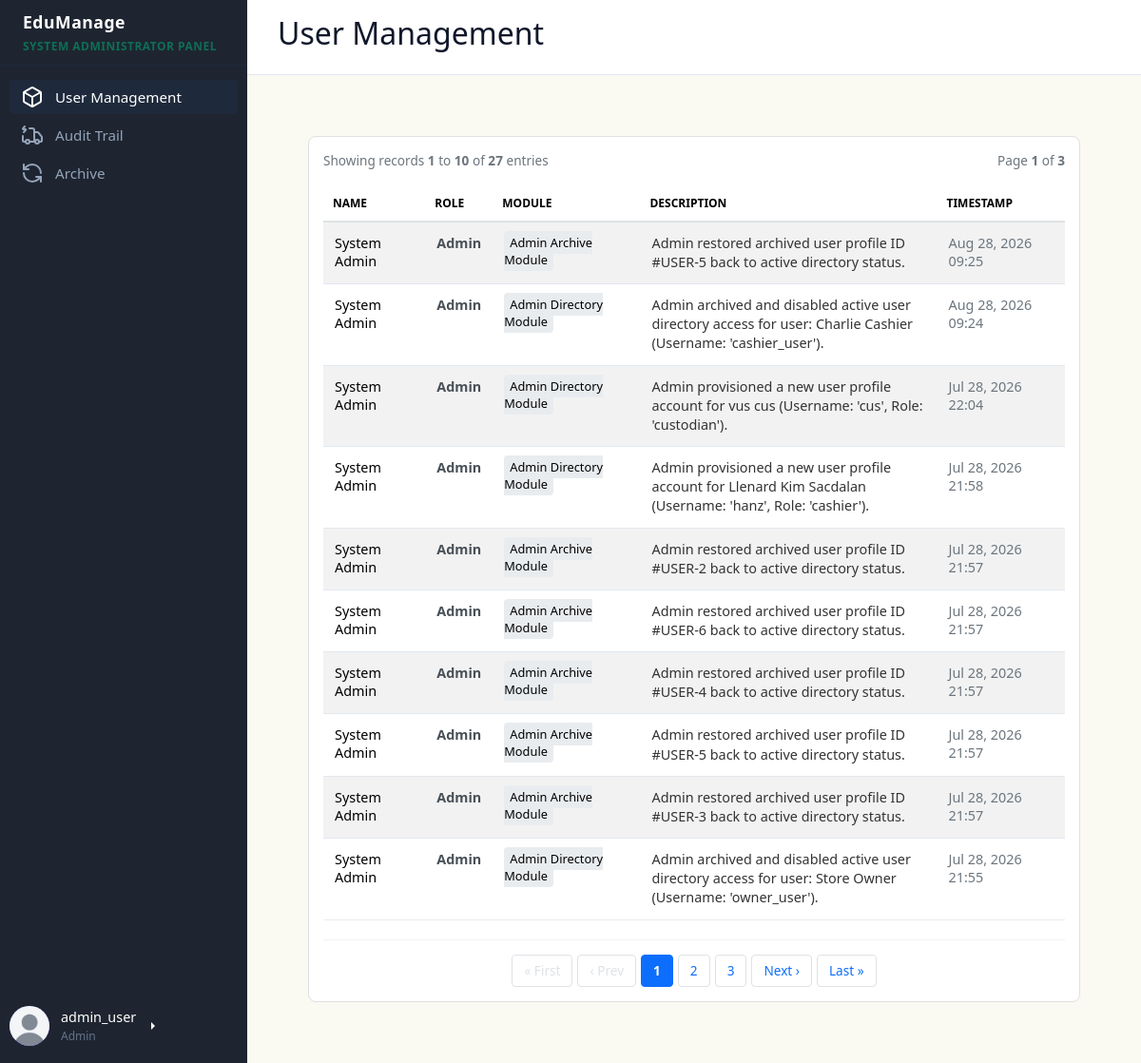
/dashboards/admin/admin_dashboard.php?page=audit-trail (signed in), run on an earlier commit of the app's database.
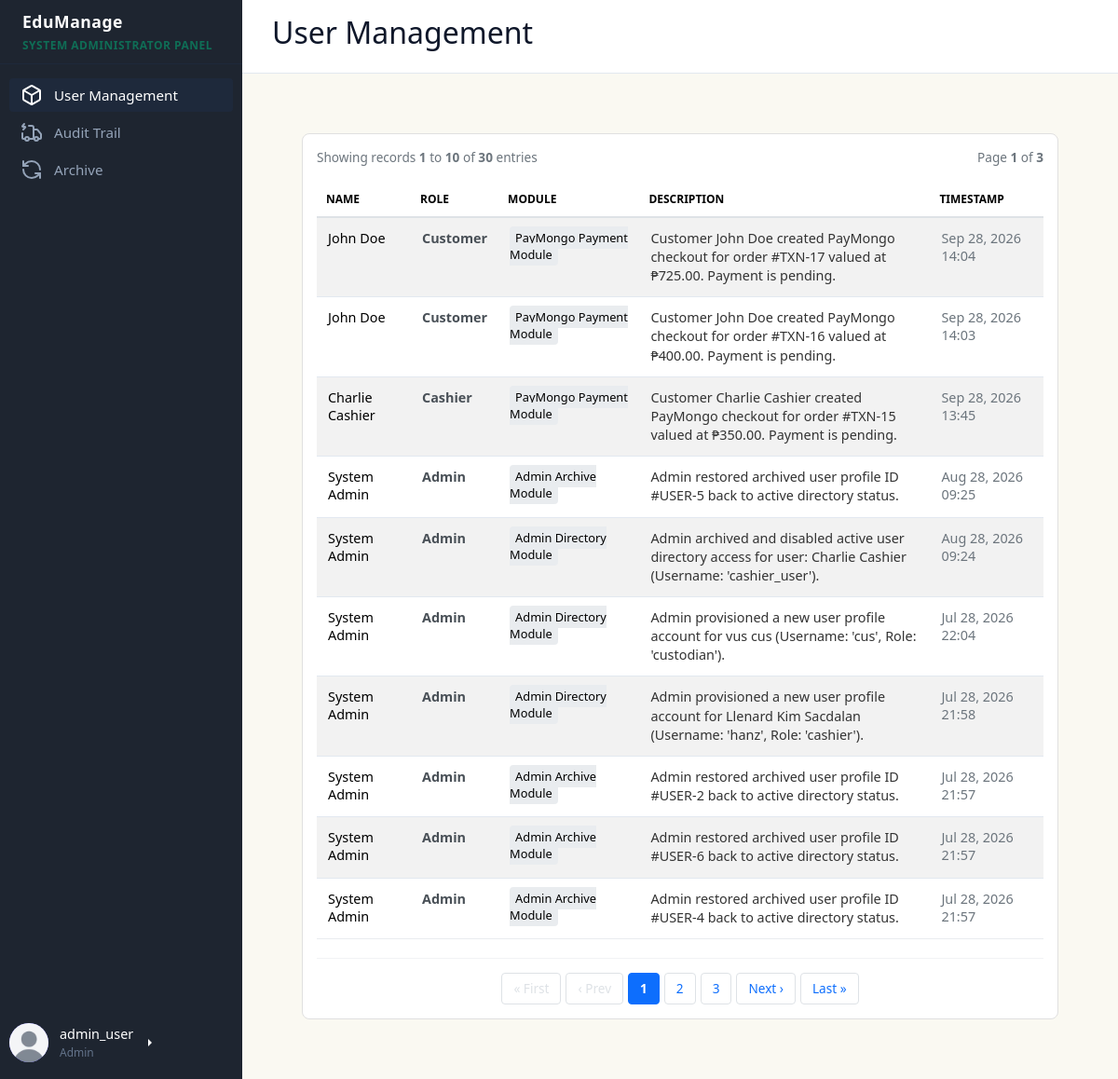
And on a later commit of the database.
### tables this page shows
CREATE TABLE `users` (
  `user_id` int(11) NOT NULL,
  `first_name` varchar(50) NOT NULL,
  `last_name` varchar(50) NOT NULL,
  `profile_picture` varchar(255) DEFAULT 'default.jpg',
  `email` varchar(100) NOT NULL,
  `username` varchar(50) NOT NULL,
  `password_hash` varchar(255) NOT NULL,
  `role` varchar(20) NOT NULL,
  `is_archived` tinyint(1) NOT NULL DEFAULT 0,
  `created_at` datetime DEFAULT current_timestamp()
);

CREATE TABLE `audit_logs` (
  `log_id` int(11) NOT NULL,
  `user_id` int(11) NOT NULL,
  `action` varchar(100) NOT NULL,
  `module` varchar(50) NOT NULL,
  `description` text NOT NULL,
  `created_at` datetime DEFAULT current_timestamp()
);

### dashboards/admin/modules/audit-trail.php (the view, shortened to what this page needs)
<?php
require_once '../../config/db.php';
$records_per_page = 10;
$current_page = isset($_GET['log_page']) ? intval($_GET['log_page']) : 1;
$offset = ($current_page - 1) * $records_per_page;
$count_query = "SELECT COUNT(*) as total FROM audit_logs";
$count_result = $conn->query($count_query);
$total_rows = $count_result->fetch_assoc()['total'] ?? 0;
$total_pages = ceil($total_rows / $records_per_page);
$log_query = "
    SELECT a.log_id, u.first_name, u.last_name, u.role, a.action, a.module, a.description, a.created_at
    FROM audit_logs a
    LEFT JOIN users u ON a.user_id = u.user_id
    ORDER BY a.created_at DESC
    LIMIT ? OFFSET ?
";
$stmt = $conn->prepare($log_query);
$stmt->bind_param("ii", $records_per_page, $offset);
$stmt->execute();
$logs_result = $stmt->get_result();
$current_params = $_GET;
unset($current_params['log_page']);
$query_string = http_build_query($current_params);
$base_url = "admin_dashboard.php?" . ($query_string ? $query_string . "&" : "");
?>
<div class="table-container" style="background: white; padding: 15px; border-radius: 8px; border: 1px solid #e0e0e0;">
    <div style="display: flex; justify-content: space-between; align-items: center; margin-bottom: 15px; font-size: 0.85rem; color: #6c757d;">
        <span>Showing records <strong><?= min($offset + 1, $total_rows) ?></strong> to <strong><?= min($offset + $records_per_page, $total_rows) ?></strong> of <strong><?= $total_rows ?></strong> entries</span>
        <span>Page <strong><?= $current_page ?></strong> of <strong><?= $total_pages ?: 1 ?></strong></span>
    </div>
    <table class="table table-striped" style="width: 100%; border-collapse: collapse; font-size: 0.9rem; text-align: left;">
        <thead>
            <tr style="background: #f8f9fa; border-bottom: 2px solid #dee2e6;">
                <th style="padding: 10px;">Name</th>
                <th style="padding: 10px;">Role</th>
                <th style="padding: 10px;">Module</th>
                <th style="padding: 10px;">Description</th>
                <th style="padding: 10px;">Timestamp</th>
            </tr>
        </thead>
        <tbody>
            <?php if ($logs_result->num_rows === 0): ?>
                <tr>
                    <td colspan="5" style="padding: 20px; text-align: center; color: #868e96;">No audit records found inside system storage index.</td>
                </tr>
            <?php else: ?>
                <?php while ($log = $logs_result->fetch_assoc()): ?>
                    <tr style="border-bottom: 1px solid #e9ecef; transition: background 0.1s;" onmouseover="this.style.background='#f8f9fa'" onmouseout="this.style.background='transparent'">
                        <td style="padding: 12px;"><?= htmlspecialchars($log['first_name'] . " " . $log['last_name']) ?: '<em style="color:#bbb;">System Automatons</em>' ?></td>
                        <td style="padding: 12px; font-weight: bold; color: #495057;"><?= htmlspecialchars($log['role'] ?: 'System Engine') ?></td>
                        <td style="padding: 12px;"><span style="background: #e9ecef; padding: 3px 6px; border-radius: 4px; font-size: 0.8rem;"><?= htmlspecialchars($log['module']) ?></span></td>
                        <td style="padding: 12px; width: 40%; color: #333; line-height: 1.4;"><?= htmlspecialchars($log['description']) ?></td>
                        <td style="padding: 12px; color: #6c757d;"><?= date('M d, Y H:i', strtotime($log['created_at'])) ?></td>
                    </tr>
                <?php endwhile; ?>
            <?php endif; ?>
        </tbody>
    </table>
    <?php if ($total_pages > 1): ?>
        <div class="pagination-pad" style="display: flex; justify-content: center; align-items: center; gap: 5px; margin-top: 20px; padding-top: 15px; border-top: 1px solid #f1f3f5;">
            <a href="<?= $base_url ?>log_page=1" style="padding: 6px 12px; border: 1px solid #dee2e6; border-radius: 4px; text-decoration: none; color: #0d6efd; font-size: 0.85rem; <?= $current_page == 1 ? 'pointer-events: none; color: #dee2e6;' : '' ?>">« First</a>
            <a href="<?= $base_url ?>log_page=<?= $current_page - 1 ?>" style="padding: 6px 12px; border: 1px solid #dee2e6; border-radius: 4px; text-decoration: none; color: #0d6efd; font-size: 0.85rem; <?= $current_page == 1 ? 'pointer-events: none; color: #dee2e6;' : '' ?>">‹ Prev</a>
            <?php
            $start_pad = max(1, $current_page - 2);
            $end_pad = min($total_pages, $current_page + 2);
            for ($i = $start_pad; $i <= $end_pad; $i++):
                $is_active = ($i === $current_page);
                $bg_color = $is_active ? '#0d6efd' : 'transparent';
                $text_color = $is_active ? '#fff' : '#0d6efd';
                $border_color = $is_active ? '#0d6efd' : '#dee2e6';
            ?>
                <a href="<?= $base_url ?>log_page=<?= $i ?>" style="padding: 6px 12px; border: 1px solid <?= $border_color ?>; background: <?= $bg_color ?>; color: <?= $text_color ?>; border-radius: 4px; text-decoration: none; font-size: 0.85rem; font-weight: <?= $is_active ? 'bold' : 'normal' ?>;">
                    <?= $i ?>
                </a>
            <?php endfor; ?>
            <a href="<?= $base_url ?>log_page=<?= $current_page + 1 ?>" style="padding: 6px 12px; border: 1px solid #dee2e6; border-radius: 4px; text-decoration: none; color: #0d6efd; font-size: 0.85rem; <?= $current_page >= $total_pages ? 'pointer-events: none; color: #dee2e6;' : '' ?>">Next ›</a>
            <a href="<?= $base_url ?>log_page=<?= $total_pages ?>" style="padding: 6px 12px; border: 1px solid #dee2e6; border-radius: 4px; text-decoration: none; color: #0d6efd; font-size: 0.85rem; <?= $current_page >= $total_pages ? 'pointer-events: none; color: #dee2e6;' : '' ?>">Last »</a>
        </div>
    <?php endif; ?>
</div>

### dashboards/admin/admin_dashboard.php (shortened to what this page needs)
<?php
require_once '../../config/db.php';
$user_id = $_SESSION['user_id'];
$user_query = "
    SELECT user_id, username, role, profile_picture
    FROM users
    WHERE user_id = ?
";
$stmt = $conn->prepare($user_query);
$stmt->bind_param("i", $user_id);
$stmt->execute();
$user_result = $stmt->get_result();
$user = $user_result->fetch_assoc();
?>
<head>
    <link href="https://cdn.jsdelivr.net/npm/bootstrap@5.3.8/dist/css/bootstrap.min.css" rel="stylesheet">
    <link rel="stylesheet" href="../../css/style.css"/>
</head>
<body>
    <?php include("adminsidebar.php");?>
    <main>
        <header>
            <h2>User Management</h2>
        </header>
        <div class="content">
            <div class="content">
            <?php
            $page = isset($_GET['page']) ? $_GET['page'] : 'users';
            $module_path = "modules/" . $page . ".php";
            if (file_exists($module_path)) {
                include($module_path);
            } else {
                echo "";
            }
            ?>

### dashboards/admin/adminsidebar.php (shortened to what this page needs)
<aside>
    <div class="brand">
        EduManage
        <span>System Administrator Panel</span>
    </div>
    <ul class="menu">
        <li class="menu-item active">
            <a href="admin_dashboard.php?page=users"><?php include("../../icons/box-icon.html") ?> <span>User Management</span></a>
        </li>
        <li class="menu-item">
            <a href="admin_dashboard.php?page=audit-trail"><?php include("../../icons/truck-icon.html") ?> <span>Audit Trail</span></a>
        </li>
        <li class="menu-item">
            <a href="admin_dashboard.php?page=archive"><?php include("../../icons/cycle-icon.html") ?> <span>Archive</span></a>
        </li>
    </ul>
    <div class="btn-group dropend mb-2">
        <a role="button" class="user-profile dropdown-toggle text-white text-decoration-none" data-bs-toggle="dropdown" aria-expanded="false">
            <div class="avatar">
                <?php if (!empty($user['profile_picture'])): ?>
                    <img
                        src="../../uploads/profile_pictures/<?= htmlspecialchars($user['profile_picture']) ?>"
                        alt="Profile Picture">
                <?php else: ?>
                    <?= strtoupper(substr($user['username'], 0, 2)) ?>
                <?php endif; ?>
            </div>
            <div class="user-info" style="text-align: left;">
                <span style="font-size: 0.9rem;">
                    <?= htmlspecialchars($user['username']) ?>
                </span>
                <span style="font-size: 0.75rem; color: var(--text-muted);">
                    <?= htmlspecialchars($user['role']) ?>
                </span>
            </div>
        </a>
    </div>
</aside>

### css/style.css (style rules this page uses)
* { box-sizing: border-box; margin: 0; padding: 0; font-family: "Segoe UI", system-ui, sans-serif; }
body { background-color: var(--bg-main); color: var(--text-dark); display: flex; height: 100vh; overflow: hidden; }
aside { width: 260px; background-color: var(--bg-sidebar); color: #ffffff; display: flex; flex-direction: column; flex-shrink: 0; }
.brand { padding-inline: 24px; padding-block: 10px; font-size: 1.1rem; font-weight: bold; border-bottom: 1px solid var(--sidebar-active); letter-spacing: 0.5px; }
.brand span { color: var(--primary); display: block; font-size: 0.75rem; text-transform: uppercase; margin-top: 4px; }
.menu { list-style: none; padding: 15px 10px; display: flex; flex-direction: column; gap: 4px; flex-grow: 1; }
.menu-item a { display: flex; align-items: center; gap: 12px; color: #94a3b8; text-decoration: none; padding: 6px; padding-left: 12px; border-radius: 4px; font-size: 0.95rem; transition: all 0.2s; }
.menu-item.active a, .menu-item a:hover { background-color: var(--sidebar-active); color: #ffffff; }
main { flex-grow: 1; display: flex; flex-direction: column; overflow-y: auto; }
header { background-color: #ffffff; padding: 16px 32px; border-bottom: 1px solid var(--border); display: flex; justify-content: space-between; align-items: center; flex-shrink: 0; }
.user-profile { display: flex; align-items: center; gap: 12px; padding-left: 10px; margin-bottom: 10px; }
.user-info { display: flex; flex-direction: column; gap: 1px; }
.avatar { width: 36px; height: 36px; background-color: var(--primary); color: #ffffff; border-radius: 50%; display: flex; align-items: center; justify-content: center; font-weight: bold; font-size: 0.9rem; }
.content { padding: 32px; max-width: 1400px; width: 100%; margin: 0 auto; }
.btn-group { display: flex; gap: 12px; }
.table-container { background: #ffffff; border: 1px solid var(--border); border-radius: 12px; overflow: hidden; }
table { width: 100%; border-collapse: collapse; text-align: left; }
th { background-color: #f8fafc; color: var(--text-muted); font-size: 0.75rem; text-transform: uppercase; font-weight: 700; padding: 14px 24px; border-bottom: 1px solid var(--border); }
td { padding: 16px 24px; border-bottom: 1px solid var(--border); font-size: 0.9rem; }
tr:last-child td { border-bottom: none; }
.avatar { width: 42px; height: 42px; border-radius: 50%; overflow: hidden; display: flex; align-items: center; justify-content: center; background: #6c63ff; color: white; font-weight: 600; }
.avatar img { width: 100%; height: 100%; object-fit: cover; }

### dashboards/admin/admin_dashboard.php (style rules this page uses)
.avatar { width: 42px; height: 42px; min-width: 42px; min-height: 42px; border-radius: 50%; overflow: hidden; display: flex; align-items: center; justify-content: center; font-weight: 600; }
.avatar img { width: 100%; height: 100%; object-fit: cover; display: block; }

What changed in the data, as far as the page shows it:
no longer on this page (row unchanged): audit_logs: user.last_name "System Admin", user.role "Admin", module "Admin Archive Module", description "Admin restored archived user profile ID #USER-5 back to active directory status.", created_at "Jul 28, 2026 21:57"
no longer on this page (row unchanged): audit_logs: user.last_name "System Admin", user.role "Admin", module "Admin Archive Module", description "Admin restored archived user profile ID #USER-3 back to active directory status.", created_at "Jul 28, 2026 21:57"
no longer on this page (row unchanged): audit_logs: user.last_name "System Admin", user.role "Admin", module "Admin Directory Module", description "Admin archived and disabled active user directory access for user: Store Owner (Username: 'owner_user').", created_at "Jul 28, 2026 21:55"
added audit_logs: user.last_name "John Doe", user.role "Customer", module "PayMongo Payment Module", description "Customer John Doe created PayMongo checkout for order #TXN-17 valued at ₱725.00. Payment is pending.", created_at "Sep 28, 2026 14:04"
added audit_logs: user.last_name "John Doe", user.role "Customer", module "PayMongo Payment Module", description "Customer John Doe created PayMongo checkout for order #TXN-16 valued at ₱400.00. Payment is pending.", created_at "Sep 28, 2026 14:03"
added audit_logs: user.last_name "Charlie Cashier", user.role "Cashier", module "PayMongo Payment Module", description "Customer Charlie Cashier created PayMongo checkout for order #TXN-15 valued at ₱350.00. Payment is pending.", created_at "Sep 28, 2026 13:45"
Also different on the page:
$total_rows: "27" → "30"
